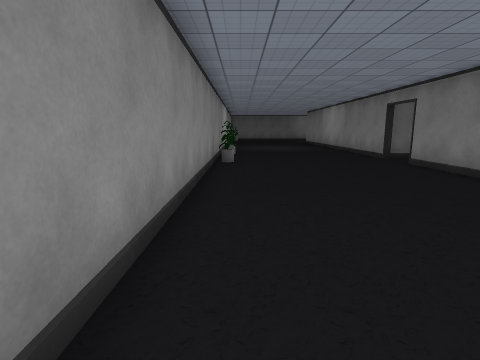
view 1 (above)

24 first-person views from a walk through a Unity game level. The camera is 1.3 m above the floor, tilts 10° down and sees 80° across. Doors are open. The floor is counted in squares, 1 m on a side. Each view is taken from the middle of a square. On the plan, view 1 faces up. The plan holds only what a view shows up to about 13 squares ahead; the rest is blank. The player character is not drawn. Some animated figures are left out. Some surface patterns are stand-ins.

view 2
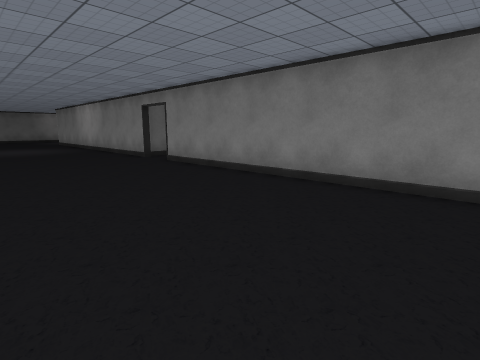

view 3
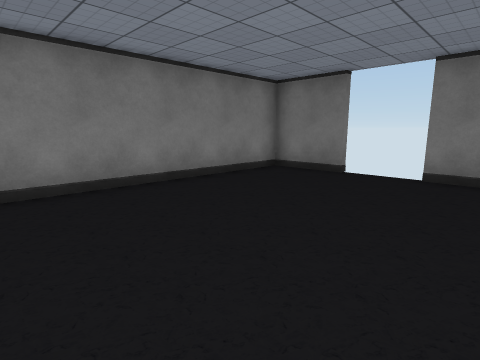

view 4
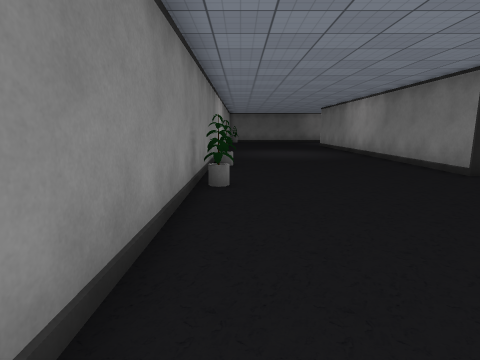

view 5
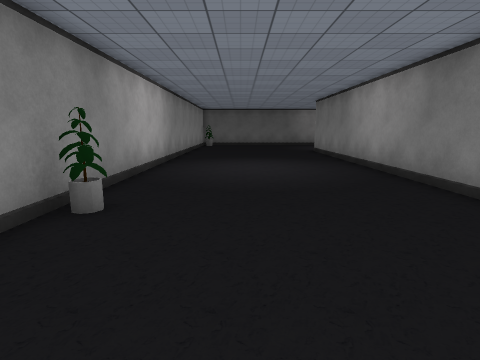

view 6
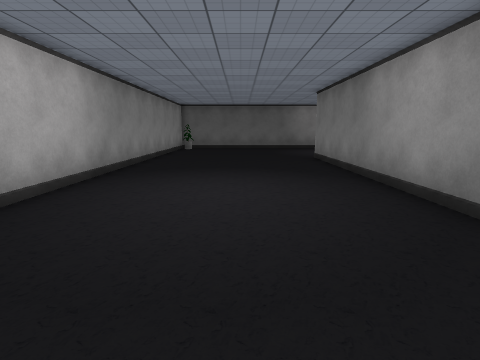

view 7
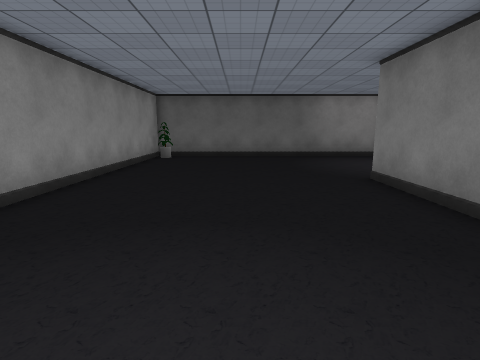

view 8
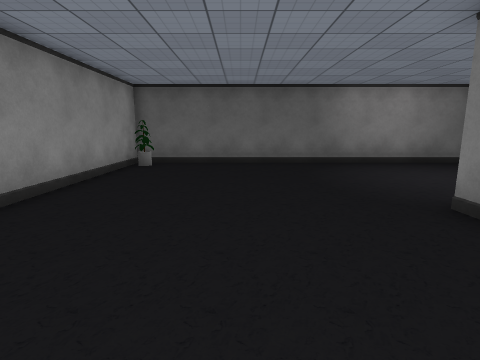

view 9
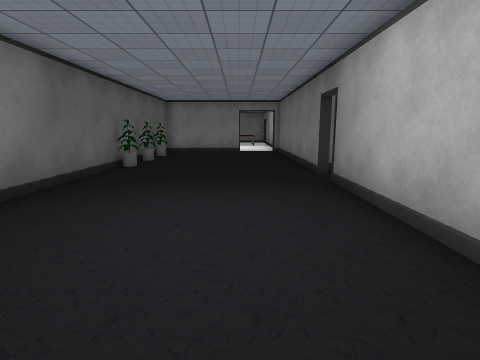

view 10
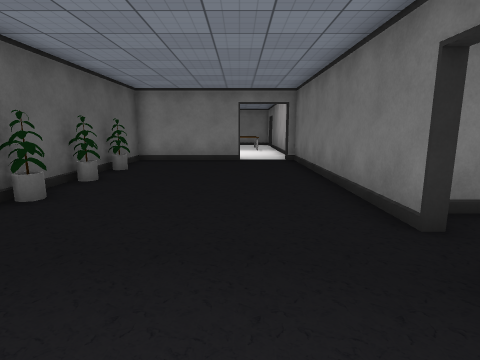

view 11
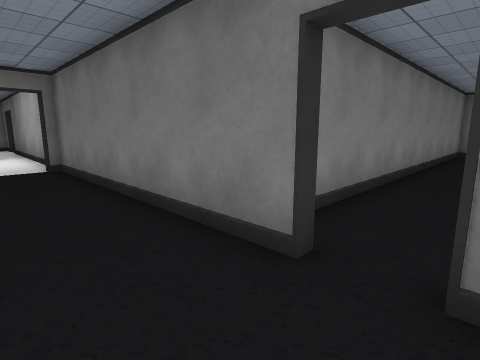

view 12
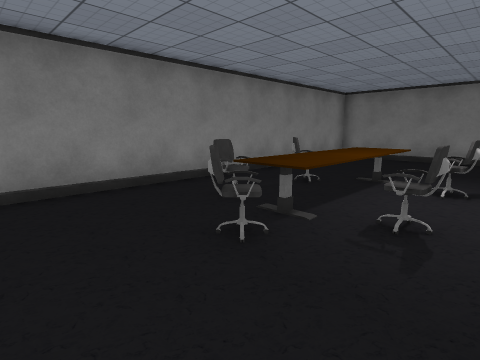

view 13
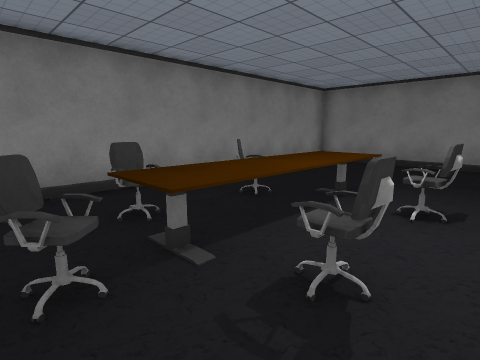

view 14
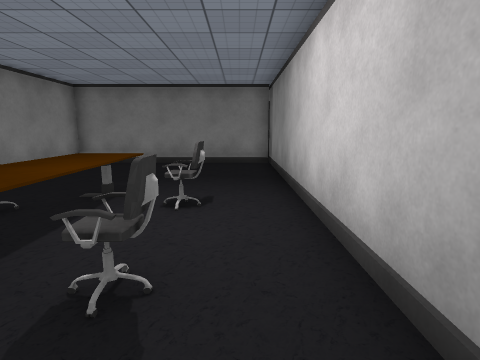

view 15
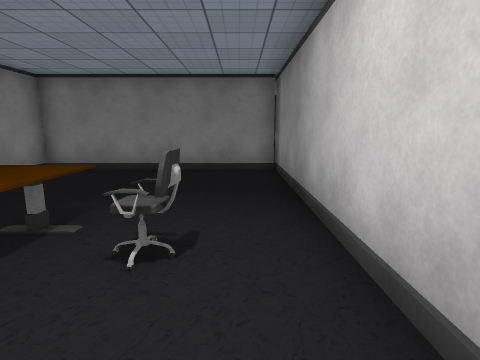

view 16
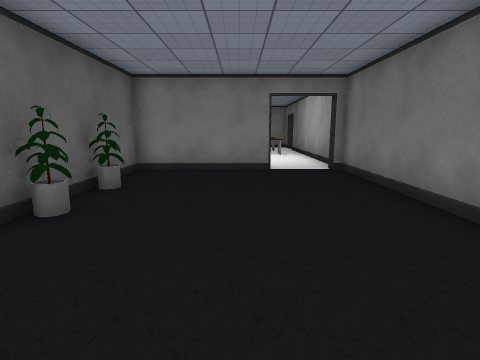

view 17
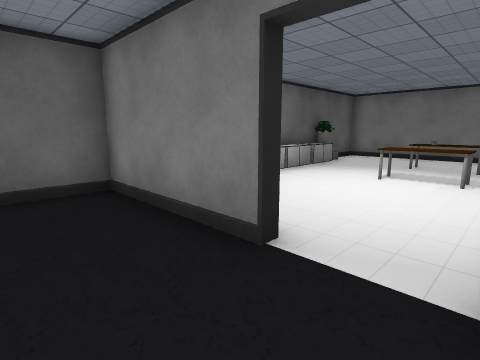

view 18
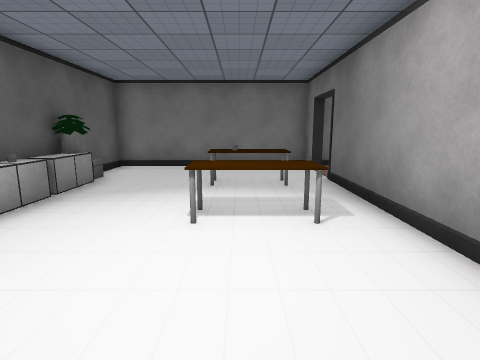

view 19
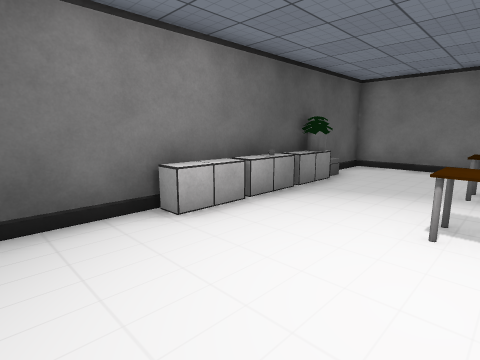

view 20
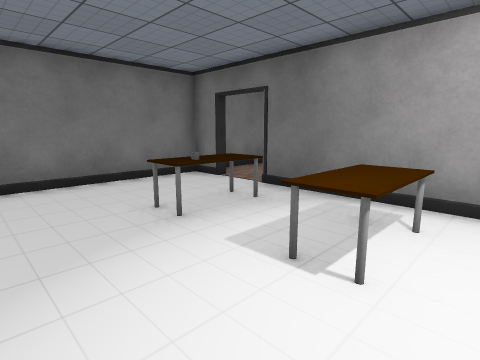

view 21
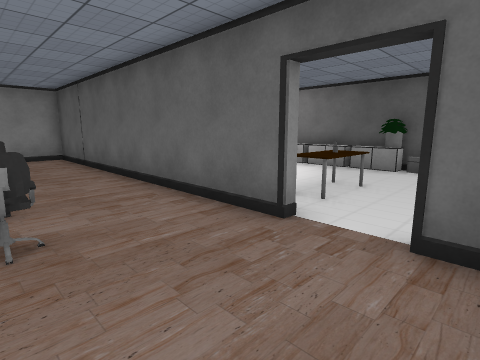

view 22
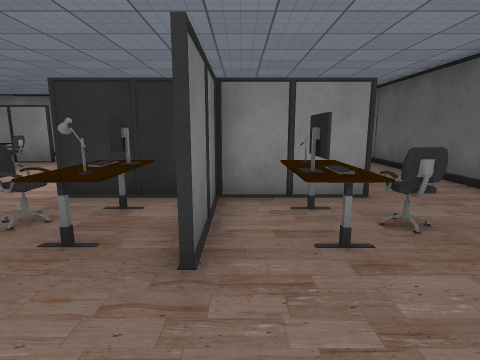

view 23
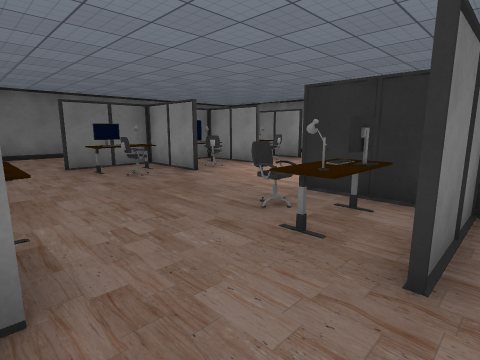

view 24
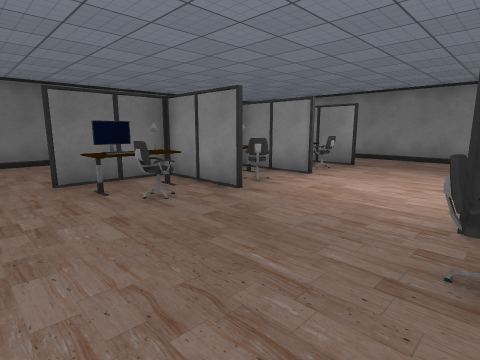

### Floor plan
Ten units are one square. View 1 is at (0, 0); x grows to the right and y downward. Boxes are objects, and circles mark ways between rooms. Rooms are numbered by the first view taken in them; rooms with no view inside come last. Other rooms are left out.
<svg viewBox="-20 -360 370 410">
<path fill="none" stroke="#000" d="M65 -130 65 -286M77 -286 124 -286M135 -282 135 -286 145 -286M184 -286 224 -286 224 -290 228 -290M228 -310 224 -310 224 -354 -11 -354 -11 -11M39 44 65 44 65 -110M6 44 19 44M68 -239 68 -130M69 -136 144 -136 144 -281M265 -354 243 -354M332 -284 332 -286 344 -286 344 -354 314 -354M237 -286 315 -286 315 -284M255 -156 255 -126M225 -156 225 -134M285 -225 315 -225M285 -235 285 -195M196 -185 196 -156M305 -76 326 -76M344 -253 344 -281M315 -284 196 -284 196 -263M339 -284 332 -284"/>
<rect x="-15" y="-125" width="20" height="10" fill="#bbb"><title>other object</title></rect>
<rect x="-15" y="-165" width="20" height="20" fill="#bbb"><title>other object</title></rect>
<rect x="145" y="-355" width="10" height="10" fill="#bbb"><title>other object</title></rect>
<rect x="165" y="-355" width="10" height="10" fill="#bbb"><title>other object</title></rect>
<rect x="185" y="-355" width="10" height="10" fill="#bbb"><title>other object</title></rect>
<rect x="85" y="-205" width="10" height="10" fill="#bbb"><title>chair</title></rect>
<rect x="85" y="-235" width="10" height="10" fill="#bbb"><title>chair</title></rect>
<rect x="95" y="-235" width="20" height="50" fill="#bbb"><title>other object</title></rect>
<rect x="95" y="-255" width="20" height="20" fill="#bbb"><title>chair</title></rect>
<rect x="115" y="-215" width="10" height="20" fill="#bbb"><title>chair</title></rect>
<rect x="115" y="-235" width="10" height="10" fill="#bbb"><title>chair</title></rect>
<rect x="265" y="-355" width="10" height="10" fill="#bbb"><title>cabinet</title></rect>
<rect x="275" y="-325" width="20" height="30" fill="#bbb"><title>other object</title></rect>
<rect x="275" y="-355" width="10" height="10" fill="#bbb"><title>cabinet</title></rect>
<rect x="285" y="-355" width="10" height="10" fill="#bbb"><title>other object</title></rect>
<rect x="295" y="-355" width="10" height="10" fill="#bbb"><title>cabinet</title></rect>
<rect x="305" y="-305" width="10" height="10" fill="#bbb"><title>other object</title></rect>
<rect x="305" y="-315" width="10" height="10" fill="#bbb"><title>other object</title></rect>
<rect x="305" y="-325" width="10" height="10" fill="#bbb"><title>other object</title></rect>
<rect x="305" y="-355" width="10" height="10" fill="#bbb"><title>other object</title></rect>
<rect x="235" y="-145" width="20" height="20" fill="#bbb"><title>other object</title></rect>
<rect x="235" y="-155" width="10" height="10" fill="#bbb"><title>chair</title></rect>
<rect x="255" y="-145" width="30" height="20" fill="#bbb"><title>other object</title></rect>
<rect x="265" y="-155" width="20" height="10" fill="#bbb"><title>chair</title></rect>
<rect x="265" y="-265" width="20" height="20" fill="#bbb"><title>other object</title></rect>
<rect x="285" y="-145" width="30" height="20" fill="#bbb"><title>other object</title></rect>
<rect x="285" y="-225" width="20" height="20" fill="#bbb"><title>other object</title></rect>
<rect x="285" y="-245" width="10" height="10" fill="#bbb"><title>other object</title></rect>
<rect x="295" y="-145" width="20" height="10" fill="#bbb"><title>other object</title></rect>
<rect x="295" y="-155" width="20" height="10" fill="#bbb"><title>chair</title></rect>
<rect x="295" y="-205" width="10" height="10" fill="#bbb"><title>chair</title></rect>
<rect x="295" y="-215" width="10" height="10" fill="#bbb"><title>other object</title></rect>
<rect x="295" y="-245" width="20" height="10" fill="#bbb"><title>keyboard</title></rect>
<rect x="295" y="-255" width="20" height="10" fill="#bbb"><title>chair</title></rect>
<rect x="305" y="-215" width="10" height="10" fill="#bbb"><title>other object</title></rect>
<rect x="335" y="-215" width="10" height="20" fill="#bbb"><title>shelf</title></rect>
<circle cx="130" cy="-280" r="3" fill="#2a7"/>
<circle cx="230" cy="-300" r="3" fill="#2a7"/>
<circle cx="320" cy="-280" r="3" fill="#2a7"/>
<text x="60" y="-200">1</text>
<text x="110" y="-210">2</text>
<text x="290" y="-320">3</text>
<text x="280" y="-160">4</text>
</svg>
Room 1 opens to room 2. Room 1 opens to room 3. Room 3 opens to room 4.

Where each view was taken, in squares from view 1:
view 1: 0 up, 0 right, facing up
view 2: 0 up, 0 right, facing up-right
view 3: 4 up, 0 right, facing down-right
view 4: 5 up, 0 right, facing up
view 5: 11 up, 2 right, facing up
view 6: 15 up, 3 right, facing up
view 7: 21 up, 3 right, facing up
view 8: 24 up, 3 right, facing up
view 9: 31 up, 5 right, facing right
view 10: 31 up, 10 right, facing right
view 11: 31 up, 12 right, facing down-right
view 12: 27 up, 8 right, facing down-right
view 13: 25 up, 8 right, facing down-right
view 14: 25 up, 8 right, facing down
view 15: 23 up, 8 right, facing down
view 16: 32 up, 13 right, facing right
view 17: 29 up, 20 right, facing up-right
view 18: 31 up, 24 right, facing right
view 19: 31 up, 24 right, facing up-right
view 20: 34 up, 27 right, facing down-right
view 21: 25 up, 34 right, facing up-left
view 22: 23 up, 34 right, facing left
view 23: 23 up, 34 right, facing down-left
view 24: 20 up, 33 right, facing down-left
